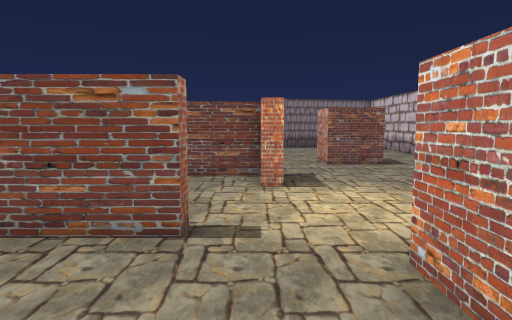
View 1 (above)

20 first-person views from a walk through a scene from a Unity 3-D project. The camera is 1.4 m above the floor, tilts 6° down and sees 75° across. The floor is counted in squares, 1 m on a side. Each view is taken from the middle of a square. On the plan, view 1 faces up. The plan holds only what a view shows up to about 15 squares ahead; the rest is blank. The place goes on beyond the plan. The player is left out.

View 2
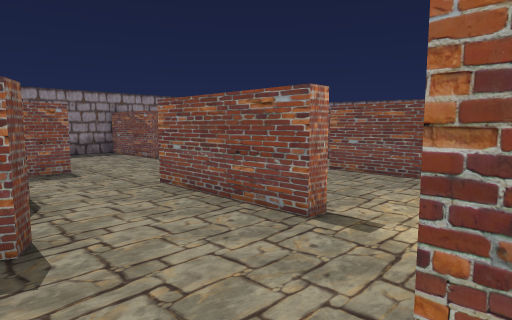

View 3
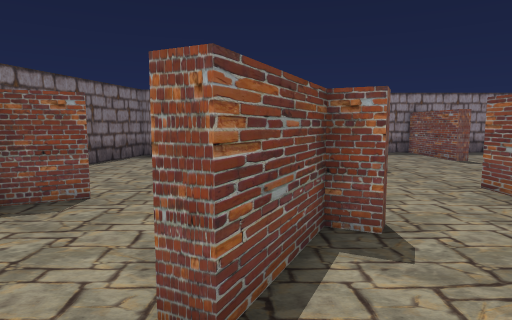

View 4
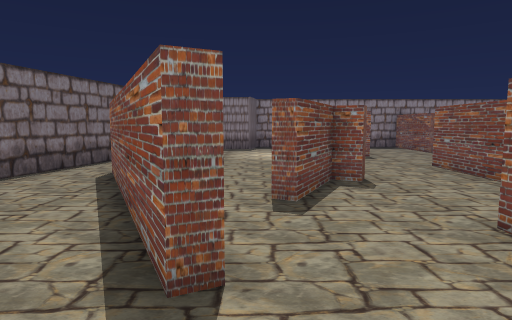

View 5
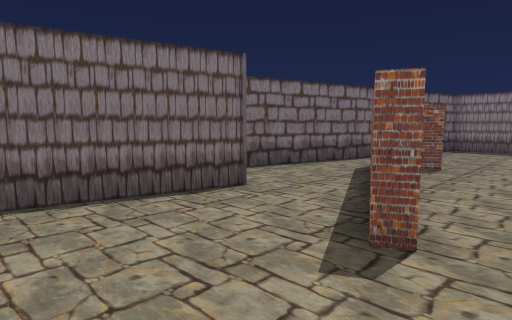

View 6
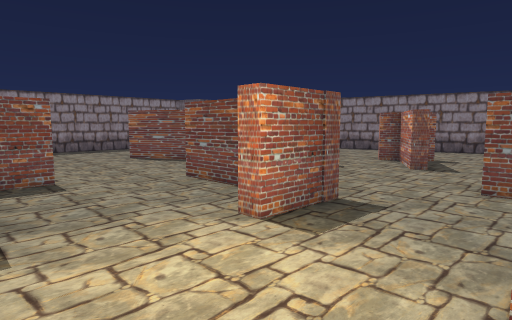

View 7
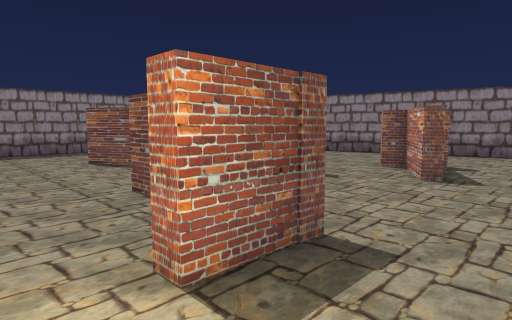

View 8
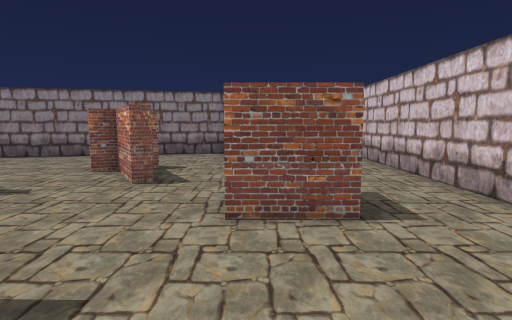

View 9
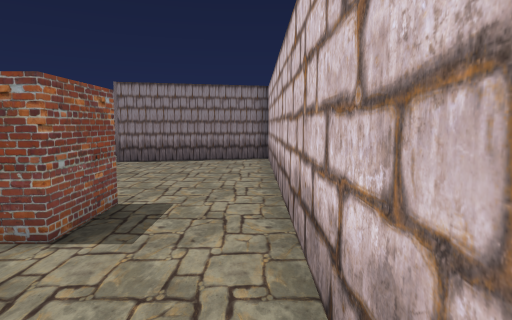

View 10
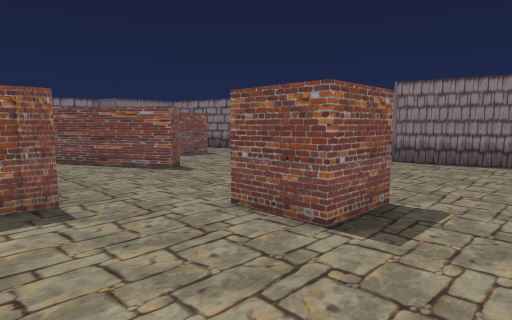

View 11
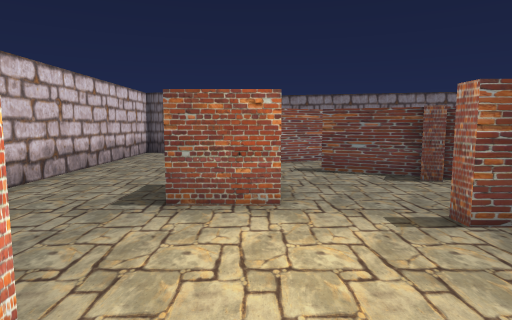

View 12
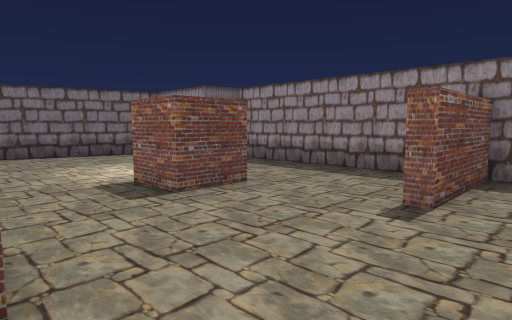

View 13
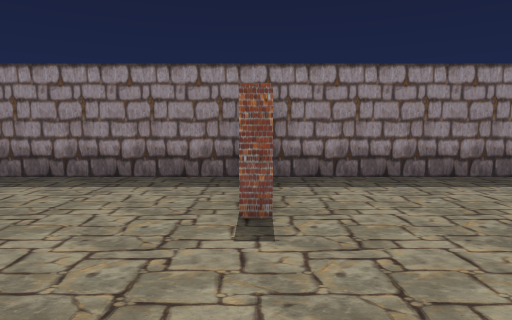

View 14
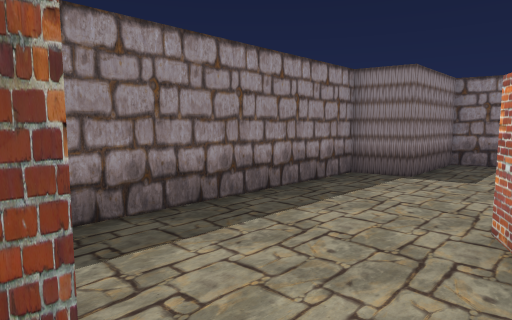

View 15
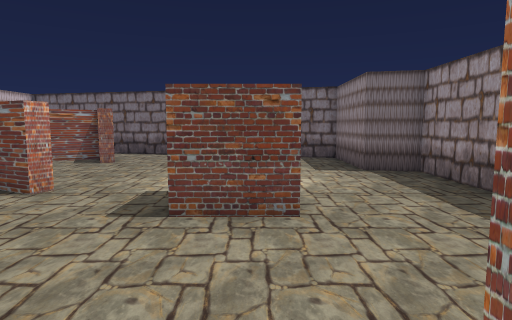

View 16
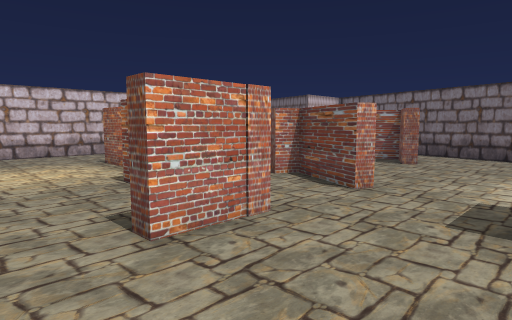

View 17
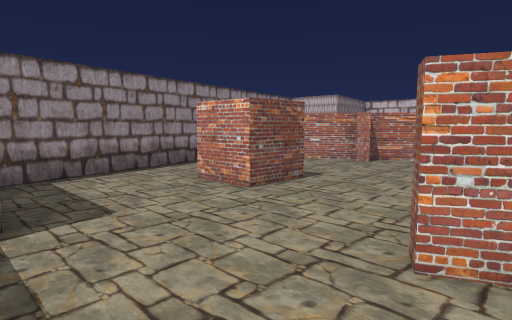

View 18
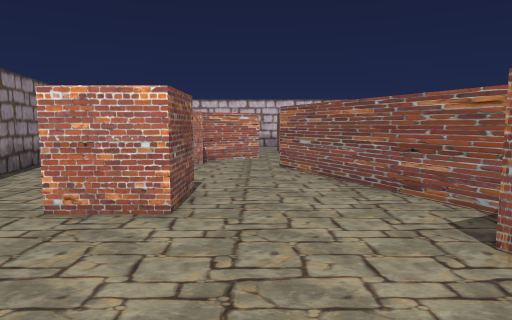

View 19
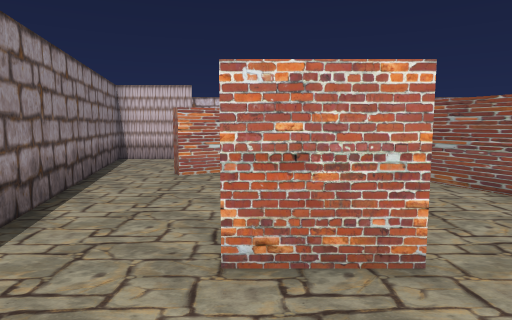

View 20
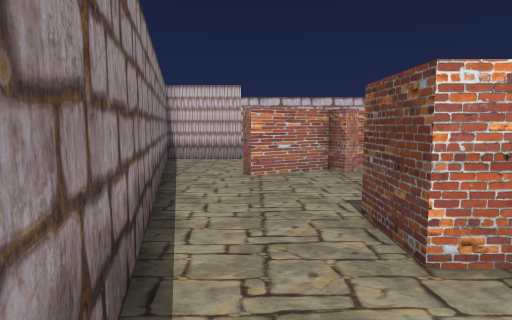

### Floor plan
Ten units are one square. View 1 is at (0, 0); x grows to the right and y downward. Boxes are objects, and circles mark ways between rooms. Rooms are numbered by the first view taken in them; rooms with no view inside come last. Other rooms are left out.
<svg viewBox="-154 -242 234 338">
<path fill="none" stroke="#000" d="M-9 -41 -53 -41M-54 -14 -30 -2 -26 -8 -22 -6 -25 1 0 13M-15 -45 -9 -45 -9 -41M-53 -41 -53 -61 -48 -61 -48 -50M1 -91 -39 -91M6 -96 6 -75 0 -75M-57 -8 -54 -14M16 -19 16 -33 36 -33M-89 -112 -60 -126M0 13 -3 18M-29 -142 -27 -138 -98 -102M-108 -30 -87 -30 -87 -10M-104 -113 -108 -121 -103 -123M5 -151 0 -149 -13 -173M32 22 34 27 -38 63M-7 42 11 33M-47 44 -43 42 -36 56 -20 48M75 -86 75 -214M45 -139 45 -118 26 -118 26 -139M-68 -163 -89 -163 -89 -183M-149 -66 -149 20 -134 23 -134 62 -6 91M18 67 63 77M16 -205 16 -236M75 61 75 -59M-105 -208 -134 -201 -134 -163 -149 -160 -149 -73 -109 -73 -109 -68 -131 -68M21 -237 -15 -229M75 -220 18 -207M-19 -169 -22 -174 -15 -177 -28 -201 -24 -204M-89 -183 -68 -183M-60 -126 -29 -142M-15 -229 -105 -208"/>
<circle cx="-50" cy="-25" r="3" fill="#2a7"/>
<circle cx="5" cy="-15" r="3" fill="#2a7"/>
<circle cx="-20" cy="-215" r="3" fill="#2a7"/>
<circle cx="-48" cy="-154" r="3" fill="#2a7"/>
<circle cx="-95" cy="-195" r="3" fill="#2a7"/>
<text x="-20" y="-20">1</text>
<text x="-30" y="-60">2</text>
<text x="-50" y="-180">3</text>
</svg>
Room 1 opens to room 2. Room 2 opens to room 3.

Where each view was taken, in squares from view 1:
view 1: 0 up, 0 right, facing up
view 2: 0 up, 2 right, facing up-left
view 3: 1 down, 2 right, facing left
view 4: 2 down, 6 right, facing left
view 5: 1 down, 7 right, facing down-left
view 6: 4 up, 4 right, facing up-left
view 7: 6 up, 3 right, facing up-left
view 8: 7 up, 3 right, facing up
view 9: 8 up, 7 right, facing up
view 10: 8 up, 7 right, facing up-left
view 11: 9 up, 2 right, facing down
view 12: 9 up, 5 left, facing down-left
view 13: 7 up, 6 left, facing left
view 14: 7 up, 10 left, facing up-left
view 15: 8 up, 10 left, facing down
view 16: 8 up, 9 left, facing down-right
view 17: 11 up, 14 left, facing up-right
view 18: 15 up, 14 left, facing right
view 19: 18 up, 12 left, facing right
view 20: 20 up, 12 left, facing right
